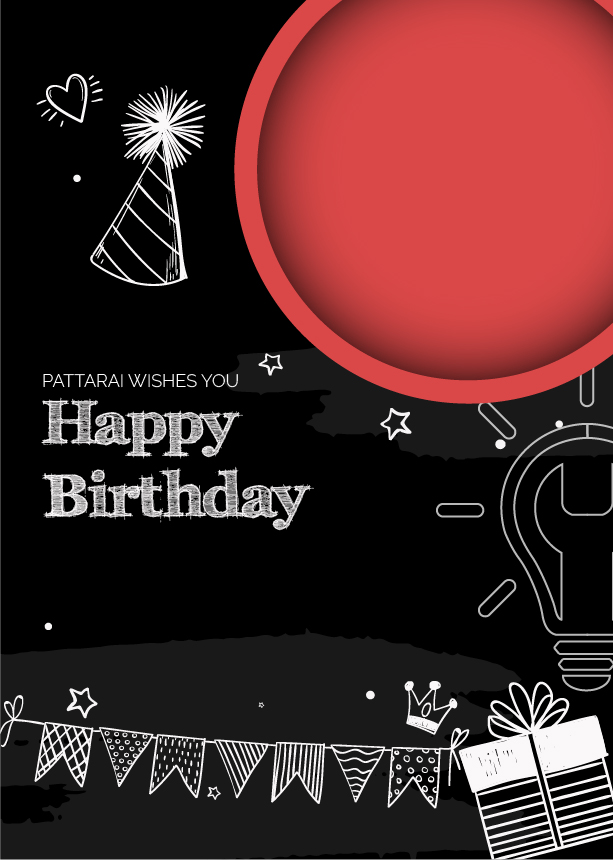
#> input picture birthday_template.jpg, 613 x 860 px
$ python main.py
#> lines starting #> are read from the running program, lines starting #| are printed output that depends on the picture
from PIL import Image, ImageFilter
from PIL import ImageFont
from PIL import ImageDraw
import datetime

im1 = Image.open('birthday_template.jpg')
#> im1 is the input picture: PIL image 613x860 RGB; mean R, G, B 74.2, 39.4, 39.5

im2 = Image.open('eg.jpg')
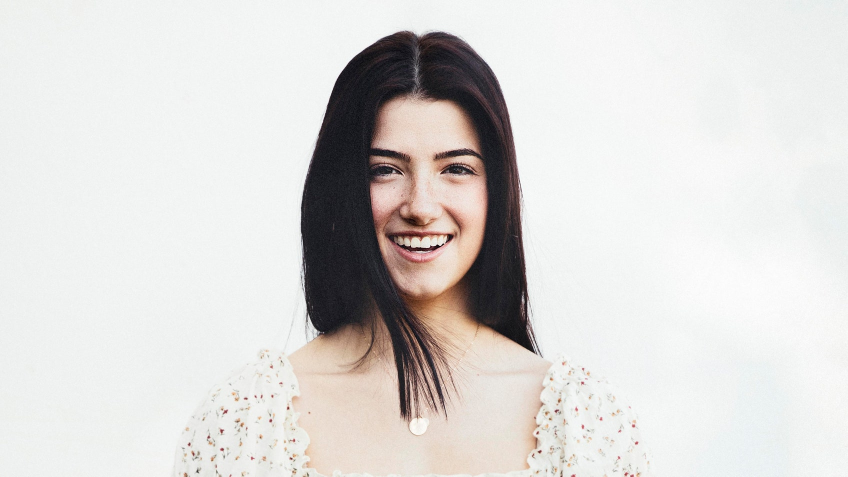
#> input picture eg.jpg, 1695 x 953 px (shown at 1/2 size)
#> im2 is the input picture: PIL image 1695x953 RGB; mean R, G, B 218, 215.7, 213.5
width  = im2.size[0]
#> width = 1695
height = im2.size[1]
#> height = 953
#ar = round((width / height),2)
#print (ar)
if width > 600 and height > 800:
    if width == height:
        size = (400, 400)
        im2 = im2.resize(size)

    elif width > height:
        left = 300
        top = 0
        right = width - 300
#> right = 1395
        bottom = height
#> bottom = 953
        im2 = im2.crop((left, top, right, bottom))
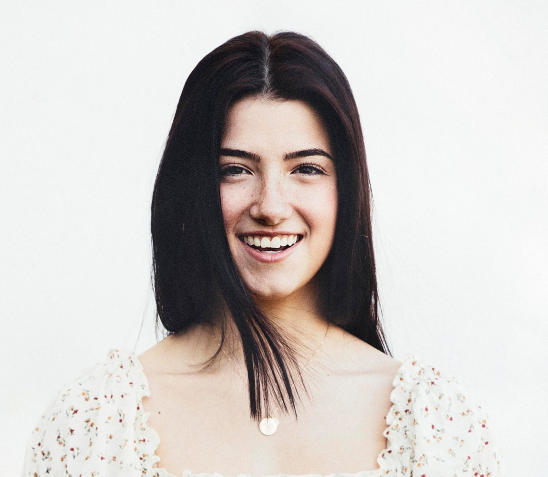
#> im2: PIL image 1095x953 RGB (shown at 1/2 size); mean R, G, B 205.5, 200.9, 197.9
        size = (400, 400)
        im2 = im2.resize(size)
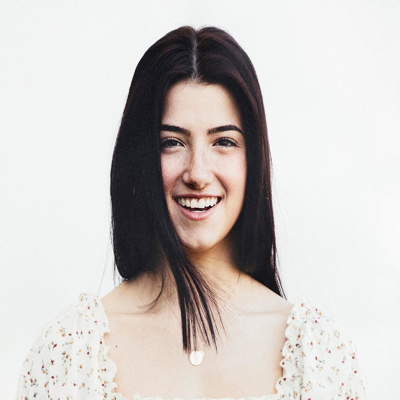
#> im2: PIL image 400x400 RGB; mean R, G, B 205.5, 200.9, 197.9

    else:
        left = 0
        top = 0
        right = width
        bottom = width
        im2 = im2.crop((left, top, right, bottom))
        size = (400, 400)
        im2 = im2.resize(size)

else:
    size = (400, 400)
    im2 = im2.resize(size)

mask_im = Image.new("L", im2.size, 0)
#> mask_im: PIL image 400x400 L; every value is 0
draw = ImageDraw.Draw(mask_im)
draw.ellipse((15, 15, 396, 383), fill=255)

mask_im_blur = mask_im.filter(ImageFilter.GaussianBlur(13))
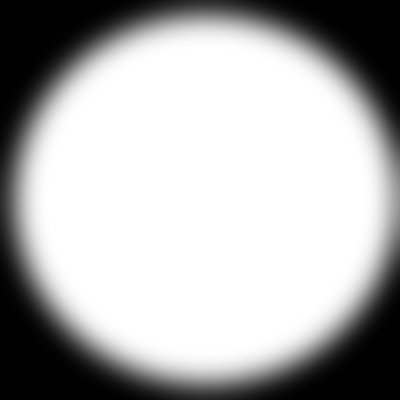
#> mask_im_blur: PIL image 400x400 L; min 0, max 255, mean 175.8

back_im = im1.copy()
back_im.paste(im2, (259, -23), mask_im_blur)
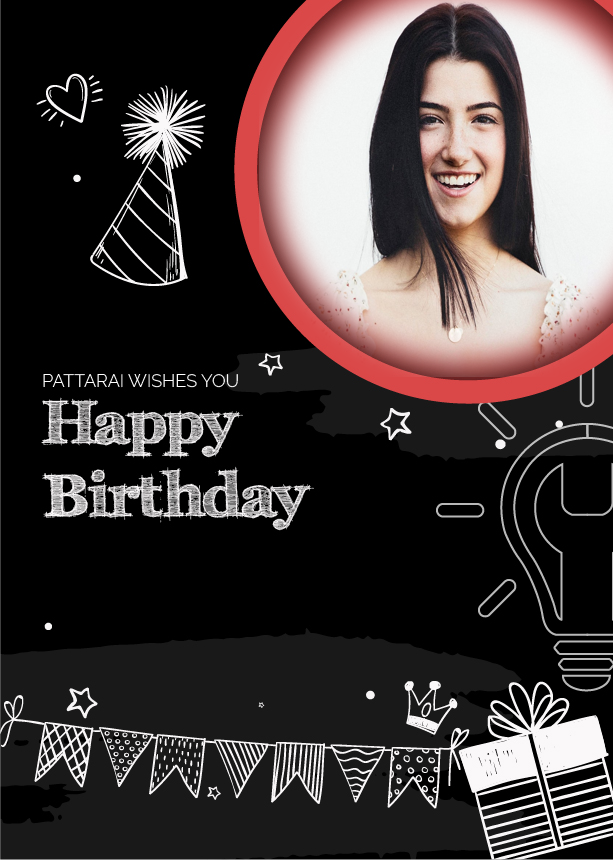
#> back_im: PIL image 613x860 RGB; mean R, G, B 69.8, 60.8, 60.2

draw = ImageDraw.Draw(back_im)

# font = ImageFont.truetype(<font-file>, <font-size>)
font = ImageFont.truetype("Fonts/Montserrat-Black.ttf", 65)
# draw.text((x, y),"Sample Text",(r,g,b))
draw.text((45,520),"Sample guy",(255,255,255),font=font)

# font = ImageFont.truetype(<font-file>, <font-size>)
font = ImageFont.truetype("Fonts/Montserrat-Black.ttf", 18)

x = datetime.datetime.now()
#Month name, short version
month = x.strftime("%b")
day = x.strftime("%d")

# draw.text((x, y),"Sample Text",(r,g,b))
draw.text((10, 0),month,(255,255,255),font=font)
draw.text((55, 1),day,(255,255,255),font=font)

back_im.save('sample-out.jpg', quality=100)
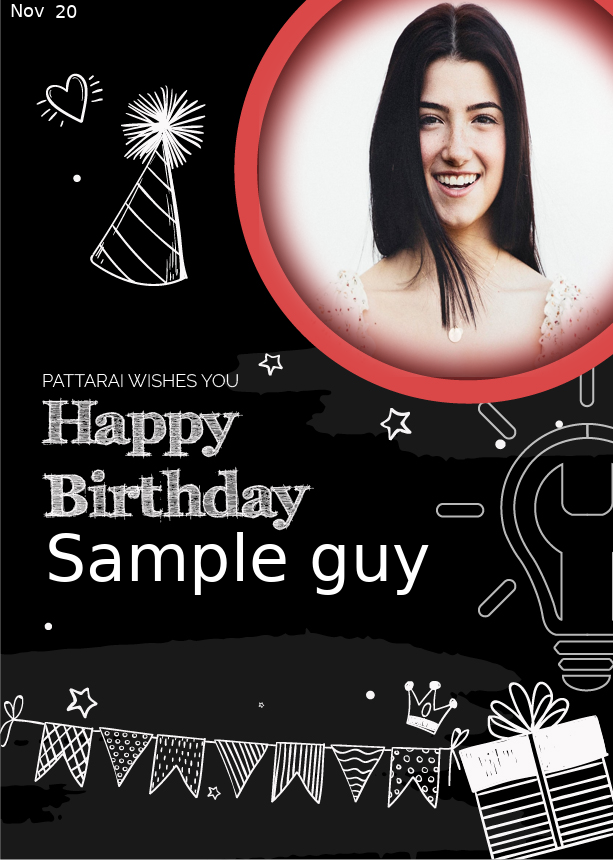
#> saved as sample-out.jpg: PIL image 613x860 RGB; mean R, G, B 72.5, 63.5, 62.9
